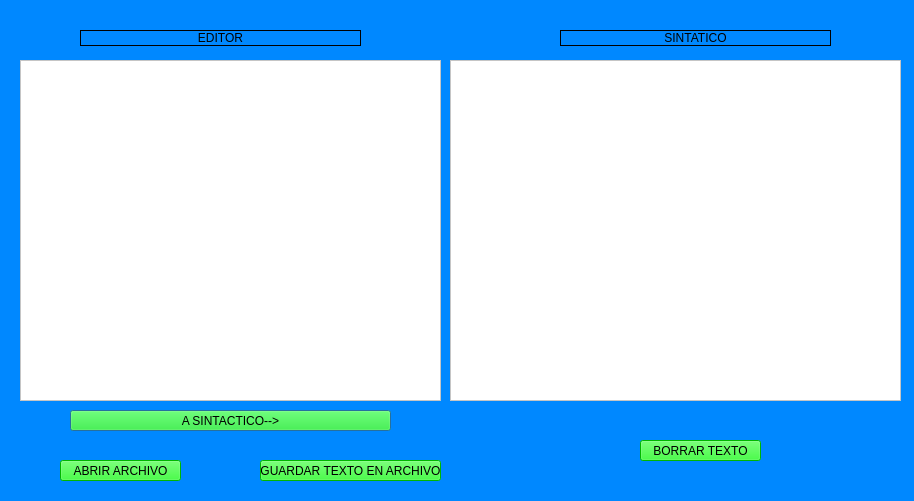
<?xml version="1.0" encoding="UTF-8"?>
<ui version="4.0">
 <class>Dialog</class>
 <widget class="QDialog" name="Dialog">
  <property name="geometry">
   <rect>
    <x>0</x>
    <y>0</y>
    <width>914</width>
    <height>501</height>
   </rect>
  </property>
  <property name="windowTitle">
   <string>Analisis Sintactico</string>
  </property>
  <property name="styleSheet">
   <string notr="true">background-color: rgb(0, 136, 255);</string>
  </property>
  <widget class="QLabel" name="labelEditor">
   <property name="geometry">
    <rect>
     <x>80</x>
     <y>30</y>
     <width>281</width>
     <height>16</height>
    </rect>
   </property>
   <property name="layoutDirection">
    <enum>Qt::RightToLeft</enum>
   </property>
   <property name="styleSheet">
    <string notr="true">color: rgb(0, 0, 0);</string>
   </property>
   <property name="frameShape">
    <enum>QFrame::Panel</enum>
   </property>
   <property name="text">
    <string>EDITOR</string>
   </property>
   <property name="alignment">
    <set>Qt::AlignCenter</set>
   </property>
  </widget>
  <widget class="QPlainTextEdit" name="plainTextEditor">
   <property name="geometry">
    <rect>
     <x>20</x>
     <y>60</y>
     <width>421</width>
     <height>341</height>
    </rect>
   </property>
   <property name="styleSheet">
    <string notr="true">background-color: rgb(255, 255, 255);</string>
   </property>
   <property name="plainText">
    <string/>
   </property>
  </widget>
  <widget class="QLabel" name="labelLexico">
   <property name="geometry">
    <rect>
     <x>560</x>
     <y>30</y>
     <width>271</width>
     <height>16</height>
    </rect>
   </property>
   <property name="layoutDirection">
    <enum>Qt::RightToLeft</enum>
   </property>
   <property name="styleSheet">
    <string notr="true">color: rgb(0, 0, 0);</string>
   </property>
   <property name="frameShape">
    <enum>QFrame::Panel</enum>
   </property>
   <property name="text">
    <string>SINTATICO</string>
   </property>
   <property name="alignment">
    <set>Qt::AlignCenter</set>
   </property>
  </widget>
  <widget class="QPushButton" name="pushButConvertir">
   <property name="geometry">
    <rect>
     <x>70</x>
     <y>410</y>
     <width>321</width>
     <height>21</height>
    </rect>
   </property>
   <property name="styleSheet">
    <string notr="true">background-color: rgb(0, 255, 0);
color: rgb(0, 0, 0);</string>
   </property>
   <property name="text">
    <string>A SINTACTICO--&gt;</string>
   </property>
  </widget>
  <widget class="QPushButton" name="pushButAbrir">
   <property name="geometry">
    <rect>
     <x>60</x>
     <y>460</y>
     <width>121</width>
     <height>21</height>
    </rect>
   </property>
   <property name="styleSheet">
    <string notr="true">background-color: rgb(0, 255, 0);
color: rgb(0, 0, 0);</string>
   </property>
   <property name="text">
    <string>ABRIR ARCHIVO</string>
   </property>
  </widget>
  <widget class="QPushButton" name="pushButGuardar">
   <property name="geometry">
    <rect>
     <x>260</x>
     <y>460</y>
     <width>181</width>
     <height>21</height>
    </rect>
   </property>
   <property name="styleSheet">
    <string notr="true">background-color: rgb(0, 255, 0);
color: rgb(0, 0, 0);</string>
   </property>
   <property name="text">
    <string>GUARDAR TEXTO EN ARCHIVO</string>
   </property>
  </widget>
  <widget class="QPushButton" name="pushButBorrar">
   <property name="geometry">
    <rect>
     <x>640</x>
     <y>440</y>
     <width>121</width>
     <height>21</height>
    </rect>
   </property>
   <property name="styleSheet">
    <string notr="true">background-color: rgb(0, 255, 0);
color: rgb(0, 0, 0);</string>
   </property>
   <property name="text">
    <string>BORRAR TEXTO</string>
   </property>
  </widget>
  <widget class="QPlainTextEdit" name="plainTextEditorResultado">
   <property name="enabled">
    <bool>true</bool>
   </property>
   <property name="geometry">
    <rect>
     <x>450</x>
     <y>60</y>
     <width>451</width>
     <height>341</height>
    </rect>
   </property>
   <property name="font">
    <font>
     <pointsize>8</pointsize>
    </font>
   </property>
   <property name="styleSheet">
    <string notr="true">background-color: rgb(255, 255, 255);</string>
   </property>
   <property name="plainText">
    <string/>
   </property>
  </widget>
 </widget>
 <resources/>
 <connections/>
</ui>
